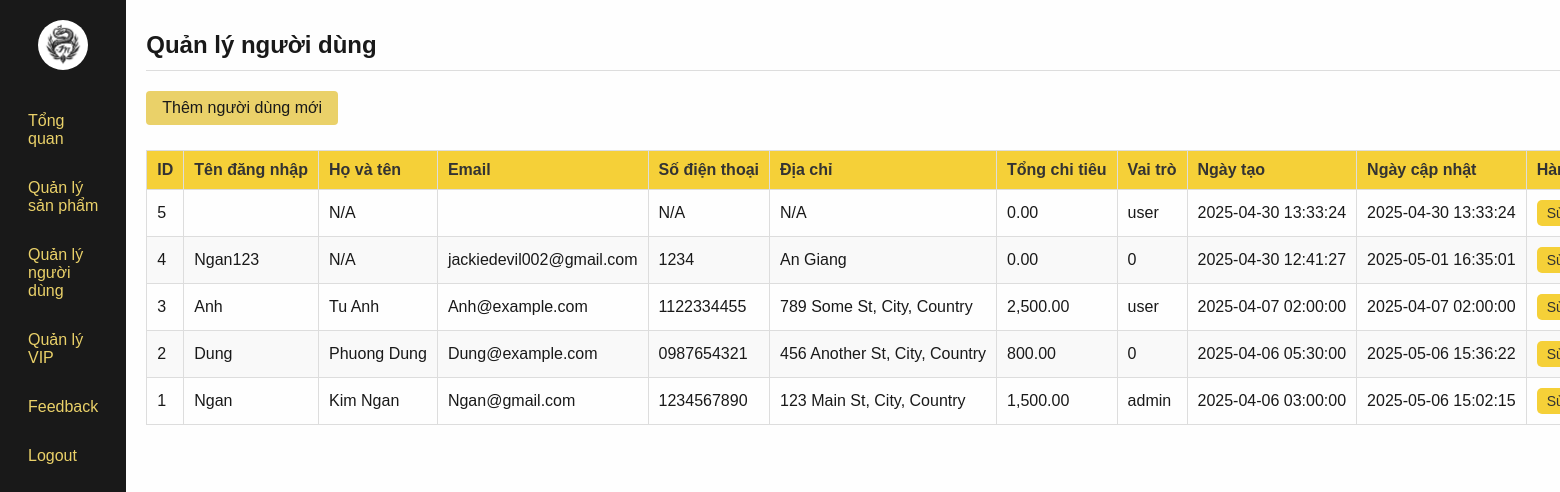
Screenshot of /admin/index.php?act=manage_user (signed in) with the database file from the repository.
### tables this page shows
CREATE TABLE `users` (
  `id` int(11) NOT NULL,
  `username` varchar(255) NOT NULL,
  `password` varchar(255) NOT NULL,
  `full_name` varchar(255) DEFAULT NULL,
  `email` varchar(255) DEFAULT NULL,
  `phone` varchar(20) DEFAULT NULL,
  `address` text DEFAULT NULL,
  `total_spent` decimal(15,2) DEFAULT 0.00,
  `is_vip` tinyint(1) DEFAULT 0,
  `created_at` timestamp NOT NULL DEFAULT current_timestamp(),
  `updated_at` timestamp NOT NULL DEFAULT current_timestamp() ON UPDATE current_timestamp(),
  `role` varchar(50) DEFAULT 'user'
);

### dao/pdo.php (called while the page is built, shortened)
<?php
function pdo_get_connection() {
    $dburl = "mysql:host=localhost;dbname=myjewelryshop1;charset=utf8";
    $username = "root";
    $password = "";
    try {
        $pdo = new PDO($dburl, $username, $password);
        $pdo->setAttribute(PDO::ATTR_ERRMODE, PDO::ERRMODE_EXCEPTION);
        return $pdo;
    } catch (PDOException $e) {
        die("Connection failed: " . $e->getMessage());
    }
}
function pdo_query($sql){
    $sql_args = array_slice(func_get_args(), 1);
    try{
        $conn = pdo_get_connection();
        $stmt = $conn->prepare($sql);
        $stmt->execute($sql_args);
        $rows = $stmt->fetchAll();
        return $rows;
    }
    catch(PDOException $e){
        throw $e;
    }
    finally{
        unset($conn);
    }
}

### dao/user.php (called while the page is built, shortened)
<?php
require_once 'pdo.php';
function get_all_users() {
    $sql = "SELECT * FROM users ORDER BY id DESC";
    return pdo_query($sql);
}
?>

### admin/view/manage_user.php (the view, shortened to what this page needs)
<?php
function sanitize_html($html) {
    $allowed_tags = '<p><b><i><u><strong><em><br><ul><ol><li><a>';
    return strip_tags($html, $allowed_tags);
}
$html_list_user = '';
foreach ($userlist as $user) {
    extract($user);
    $username = isset($username) ? htmlspecialchars($username) : 'N/A';
    $full_name = isset($full_name) ? htmlspecialchars($full_name) : 'N/A';
    $email = isset($email) ? htmlspecialchars($email) : 'N/A';
    $phone = isset($phone) ? htmlspecialchars($phone) : 'N/A';
    $address = isset($address) ? sanitize_html($address) : 'N/A';
    $total_spent = isset($total_spent) ? number_format($total_spent, 2) : '0.00';
    $role = isset($role) ? htmlspecialchars($role) : 'N/A';
    $created_at = isset($created_at) ? htmlspecialchars($created_at) : 'N/A';
    $updated_at = isset($updated_at) ? htmlspecialchars($updated_at) : 'N/A';
    $id = isset($id) ? htmlspecialchars($id) : '';
    $html_list_user .= '<tr>
                          <td>' . $id . '</td>
                          <td>' . $username . '</td>
                          <td>' . $full_name . '</td>
                          <td>' . $email . '</td>
                          <td>' . $phone . '</td>
                          <td>' . $address . '</td>
                          <td>' . $total_spent . '</td>
                          <td>' . $role . '</td>
                          <td>' . $created_at . '</td>
                          <td>' . $updated_at . '</td>
                          <td>
                            <a href="index.php?act=updateuser&id=' . $id . '" class="edit-btn">Sửa</a>
                            <a href="index.php?act=deluser&id=' . $id . '" class="delete-btn" onclick="return confirm(\'Bạn có chắc muốn xóa người dùng này?\')">Xóa</a>
                          </td>
                        </tr>';
}
?>
<!DOCTYPE html>
<html>
<head>
</head>
<body>
    <div class="main-content">
        <header class="main-header">
            <h1 id="section-title">Quản lý người dùng</h1>
        </header>
        <div class="user-management">
            <a href="index.php?act=useradd" class="button-add">Thêm người dùng mới</a>
            <?php if (empty($userlist)): ?>
                <p>Không có người dùng nào để hiển thị.</p>
            <?php else: ?>
                <table class="user-table">
                    <thead>
                        <tr>
                            <th>ID</th>
                            <th>Tên đăng nhập</th>
                            <th>Họ và tên</th>
                            <th>Email</th>
                            <th>Số điện thoại</th>
                            <th>Địa chỉ</th>
                            <th>Tổng chi tiêu</th>
                            <th>Vai trò</th>
                            <th>Ngày tạo</th>
                            <th>Ngày cập nhật</th>
                            <th>Hành động</th>
                        </tr>
                    </thead>
                    <tbody>
                        <?php echo $html_list_user; ?>
                    </tbody>
                </table>
            <?php endif; ?>
        </div>
    </div>
</body>
</html>

### admin/layout/css/admin.css (style rules this page uses)
* { margin: 0; padding: 0; box-sizing: border-box; }
body { font-family: Arial, sans-serif; background-color: #FEFEFE; color: #191919; display: flex; min-height: 100vh; }
.main-content { flex: 1; padding: 20px; }
.main-header { background-color: #FEFEFE; padding: 10px 0; border-bottom: 1px solid #ddd; display: flex; justify-content: space-between; align-items: center; }
.main-header h1 { font-size: 1.5rem; margin-left: 5px; }
.edit-btn, .delete-btn { background-color: #EAD169; color: #191919; border: none; padding: 5px 10px; border-radius: 3px; cursor: pointer; margin-right: 5px; text-decoration: none; display: inline-block; font-size: 14px; }
.user-management { margin-top: 20px; }
.user-management .button-add { background-color: #EAD169; color: #191919; border: none; padding: 8px 16px; border-radius: 4px; cursor: pointer; margin-bottom: 15px; }
.user-table { width: 100%; border-collapse: collapse; }
.user-table th, .user-table td { padding: 10px; border: 1px solid #ddd; text-align: left; }
.user-table th { background-color: #EAD169; color: #191919; }

### admin/view/manage_user.php (style rules this page uses)
.main-content { padding: 20px; }
.main-header { display: flex; justify-content: space-between; align-items: center; margin-bottom: 20px; }
.main-header h1 { font-size: 24px; margin: 0; }
.user-management { margin-top: 20px; }
.button-add { display: inline-block; padding: 10px 15px; background-color: #f5d038; color: #333; text-decoration: none; border: 1px solid #ccc; border-radius: 5px; margin-bottom: 15px; }
.user-table { width: 100%; border-collapse: collapse; margin-top: 10px; display: block; overflow-x: auto; white-space: nowrap; }
.user-table th, .user-table td { padding: 10px; border: 1px solid #ddd; text-align: left; }
.user-table th { background-color: #f5d038; color: #333; }
.user-table tbody tr:nth-child(even) { background-color: #f9f9f9; }
.edit-btn, .delete-btn { padding: 5px 10px; border: none; border-radius: 5px; cursor: pointer; text-decoration: none; color: #333; }
.edit-btn { background-color: #f5d038; margin-right: 5px; }

### rows the page displays
users: id "5", full_name "N/A", phone "N/A", address "N/A", total_spent "0.00", role "user", created_at "2025-04-30 13:33:24", updated_at "2025-04-30 13:33:24"
users: id "4", username "Ngan123", full_name "N/A", email "jackiedevil002@gmail.com", phone "1234", address "An Giang", total_spent "0.00", role "0", created_at "2025-04-30 12:41:27", updated_at "2025-05-01 16:35:01"
users: id "3", username "Anh", full_name "Tu Anh", email "Anh@example.com", phone "1122334455", address "789 Some St, City, Country", total_spent "2,500.00", role "user", created_at "2025-04-07 02:00:00", updated_at "2025-04-07 02:00:00"
users: id "2", username "Dung", full_name "Phuong Dung", email "Dung@example.com", phone "0987654321", address "456 Another St, City, Country", total_spent "800.00", role "0", created_at "2025-04-06 05:30:00", updated_at "2025-05-06 15:36:22"
users: id "1", username "Ngan", full_name "Kim Ngan", email "Ngan@gmail.com", phone "1234567890", address "123 Main St, City, Country", total_spent "1,500.00", role "admin", created_at "2025-04-06 03:00:00", updated_at "2025-05-06 15:02:15"
